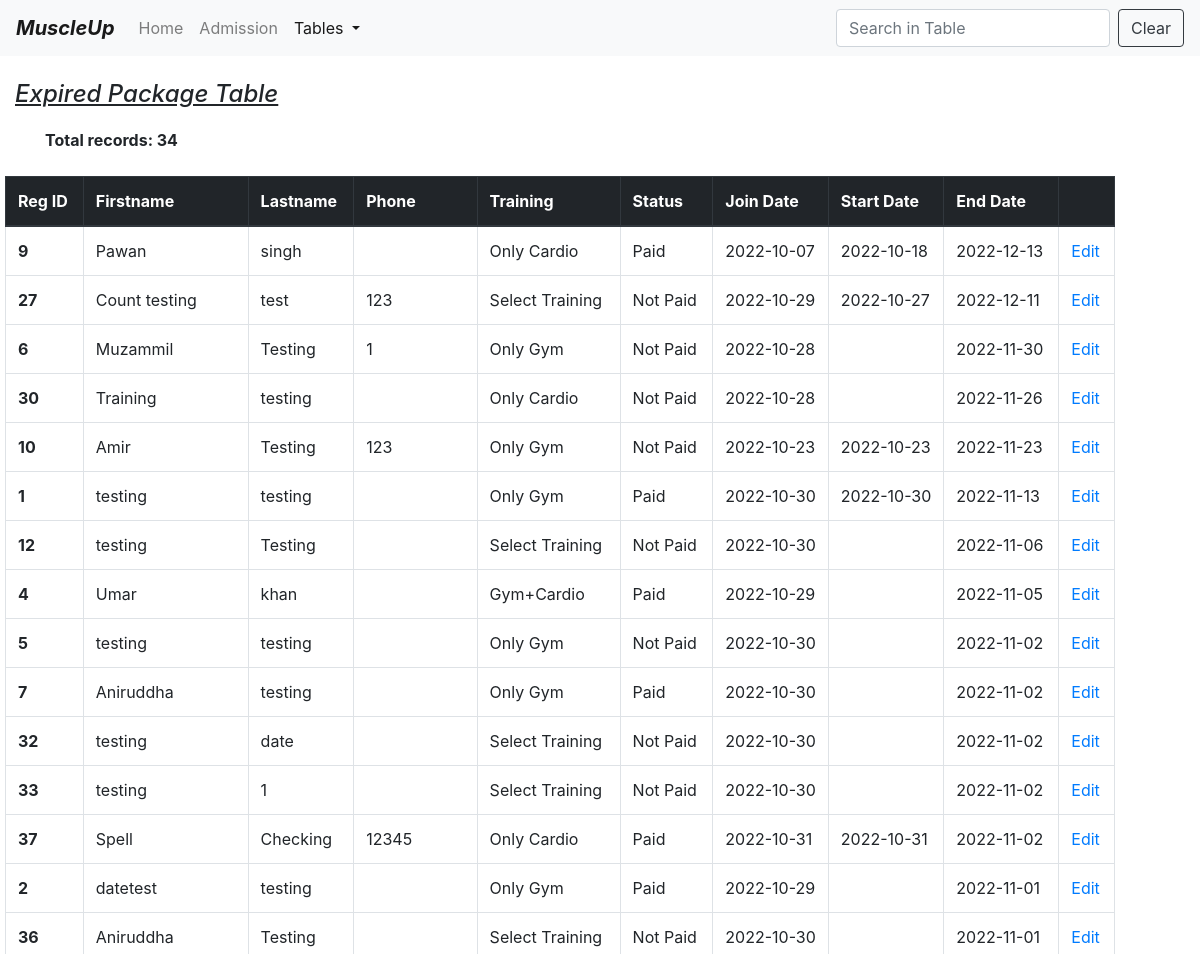
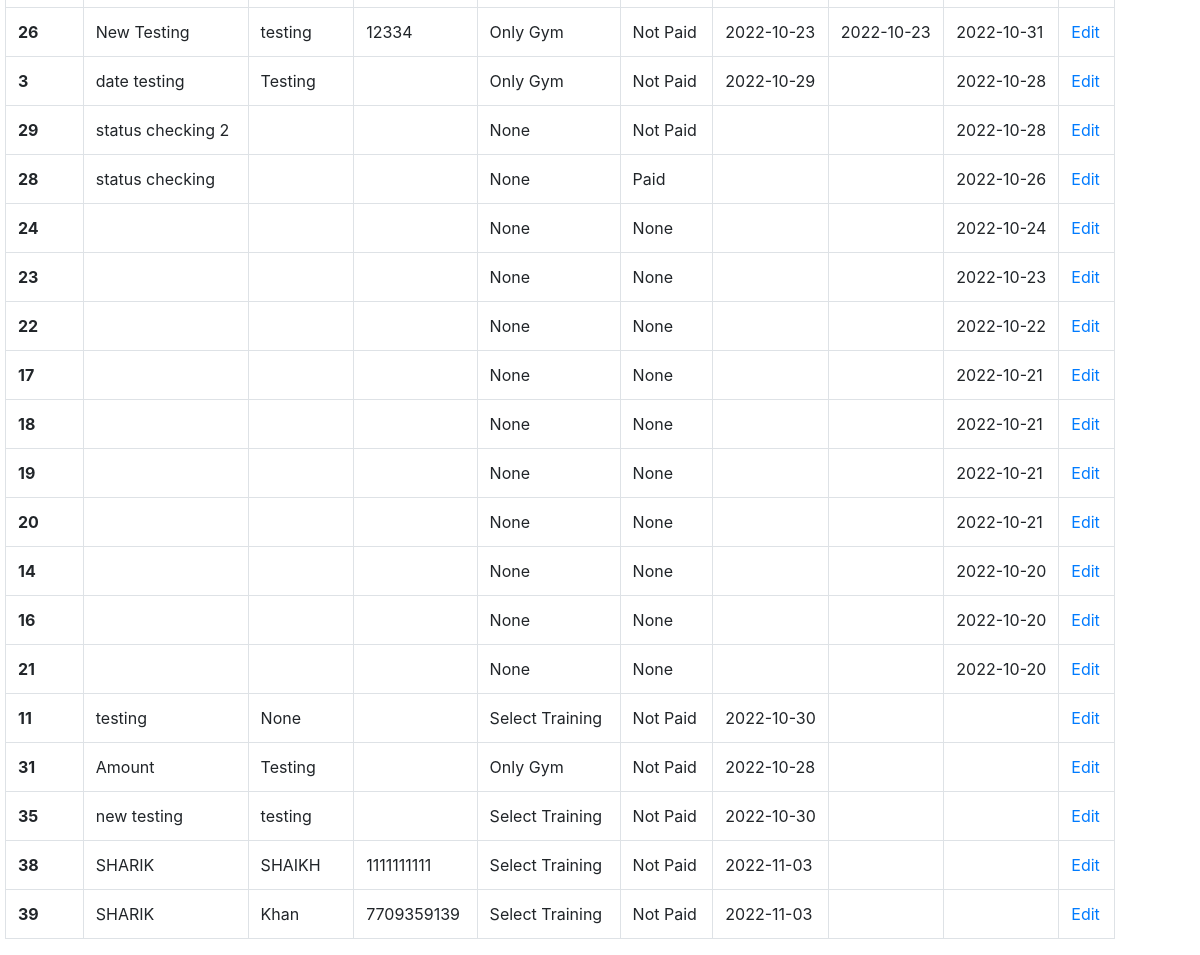
The page /expiryTable (signed in) on the database as committed earlier (2 pictures, top to bottom).
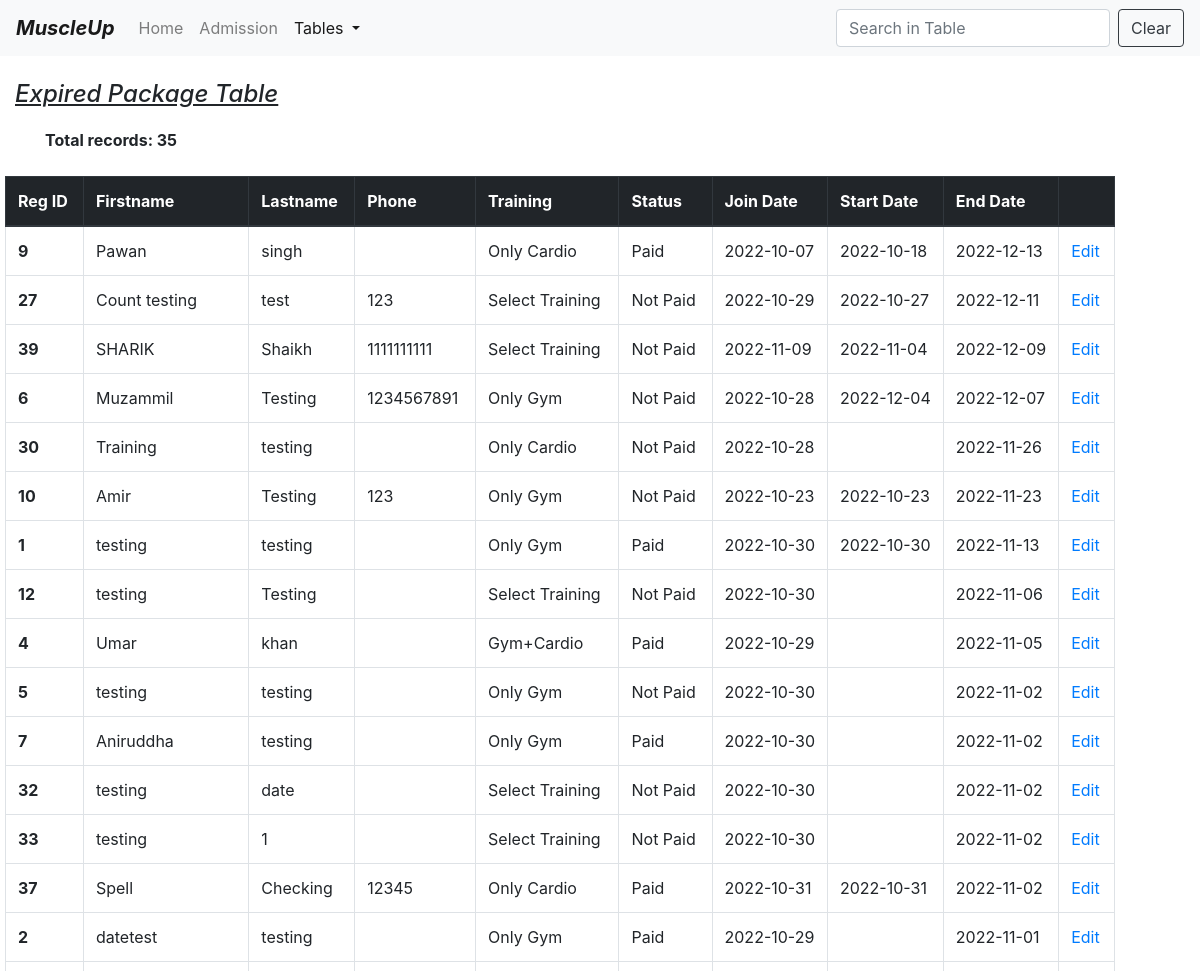
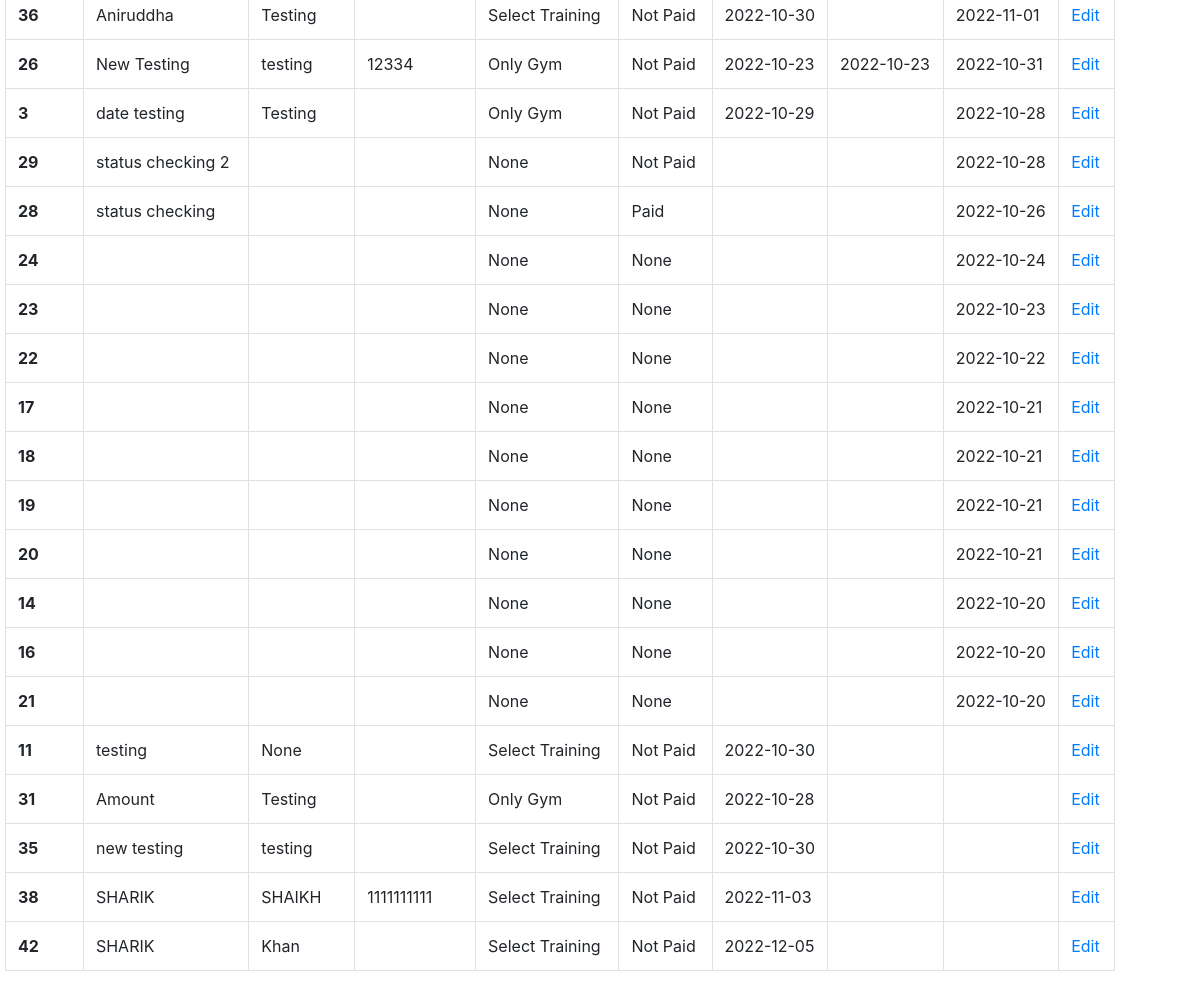
The same page on the database as committed later (2 pictures, top to bottom).
### model.py (models this page shows)
class Members(db.Model):
    id = db.Column(db.Integer, primary_key=True)
    firstname = db.Column(db.String(30))
    lastname = db.Column(db.String(30))
    phoneno = db.Column(db.Integer)
    email = db.Column(db.String(30))
    joindate = db.Column(db.String(11))
    startdate = db.Column(db.String(11))
    enddate = db.Column(db.String(11))
    address = db.Column(db.String(100))
    status = db.Column(db.String(10))
    training = db.Column(db.String(10))
    amount = db.Column(db.Integer)

### app.py (the view)
@app.route("/expiryTable")
def expiry_table():
    try:
        if "username" not in session:
            flash("Please log in first")
            return render_template("login.html")
        today = datetime.datetime.now().date()
        expire = today + datetime.timedelta(days=2)
        total_rows = Members.query.filter(Members.enddate <= expire).count()
        member = Members.query.filter(Members.enddate <= expire).order_by(Members.enddate.desc()).all()
        return render_template('expiryTable.html', member=member, total_rows=total_rows)
    except:
        return make_response("Something went wrong. Call Developer!")

### templates/expiryTable.html (shortened to what this page needs)
<!DOCTYPE html>
<html lang="en">
<head>
    <link href="https://cdn.jsdelivr.net/npm/bootstrap@4.0.0/dist/css/bootstrap.min.css"
 rel="stylesheet">
</head>
<body>
<nav class="navbar navbar-expand-lg navbar-light bg-light">
    <a class="navbar-brand" href="/home"><b><i>MuscleUp</i></b></a>
    <div class="collapse navbar-collapse" id="navbarSupportedContent">
        <ul class="navbar-nav mr-auto">
            <li class="nav-item ">
                <a class="nav-link" href="/home">Home <span class="sr-only">(current)</span></a>
            </li>
            <li class="nav-item">
                <a class="nav-link" href="/form">Admission</a>
            </li>
            <li class="nav-item dropdown active">
                <a aria-expanded="false" aria-haspopup="true" class="nav-link dropdown-toggle" data-toggle="dropdown"
                   href="#"
                   id="navbarDropdown" role="button">
                    Tables
                </a>
            </li>
        </ul>
        <form class="form-inline my-2 my-lg-0">
            <input aria-label="Search" class="form-control mr-sm-2" id="myInput" onkeyup="myFunction()" placeholder="Search in Table"
                   type="search">
            <button class="btn btn-outline-dark my-2 my-sm-0" onclick="document.getElementById('myInput').value = ''">Clear</button>
        </form>
    </div>
</nav>
<br>
<div class="container" >
     <div class="row">
        <div class="col" style="margin-left:-30px">
            <h4><u><i>Expired Package Table</i></u><br></h4>
        </div>
        <br><br>
    </div>
    <div class="row">
        <div class="col">
            <label><strong>Total records: {{total_rows}}</strong></label>
        </div>
        <br><br>
    </div>
    <div class="row">
        <div class="col md-12" style="margin-left:-40px">
            <table class="table table-bordered table-hover " id="myTable">
        <thead class="thead-dark">
        <tr>
            <th scope="col">Reg ID</th>
            <th scope="col">Firstname</th>
            <th scope="col">Lastname</th>
            <th scope="col">Phone</th>
            <th scope="col">Training</th>
            <th scope="col">Status</th>
            <th scope="col" style="width:110px">Join Date</th>
            <th scope="col" style="width:110px">Start Date</th>
            <th scope="col" style="width:110px">End Date</th>
            <th scope="col"></th>
        </tr>
        </thead>
        <tbody>
        {% for i in member %}
        <tr>
            <th scope="row">{{i.id}}</th>
            <td>{{i.firstname}}</td>
            <td>{{i.lastname}}</td>
            <td>{{i.phoneno}}</td>
            <td>{{i.training}}</td>
            <td>{{i.status}}</td>
            <td style="white-space:nowrap">{{i.joindate}}</td>
            <td style="white-space:nowrap">{{i.startdate}}</td>
            <td style="white-space:nowrap">{{i.enddate}}</td>
            <td><a href="/editExpiry/{{i.id}}">Edit</a></td>
        </tr>
        {% endfor %}
        </tbody>
    </table>
        </div>
    </div>
</div>
</body>
</html>

Rows that differ between the two databases and show on the page:
changed Members id 39: lastname "Khan" → "Shaikh"; phoneno "7709359139" → "1111111111"; joindate "2022-11-03" → "2022-11-09"; startdate (not shown) → "2022-11-04"; enddate (not shown) → "2022-12-09"; moves up the list
changed Members "Muzammil": phoneno "1" → "1234567891"; startdate (not shown) → "2022-12-04"; enddate "2022-11-30" → "2022-12-07"
added Members: id "42", firstname "SHARIK", lastname "Khan", training "Select Training", status "Not Paid", joindate "2022-12-05"
Other text that changed with them:
{{ total_rows }}: "34" → "35"
